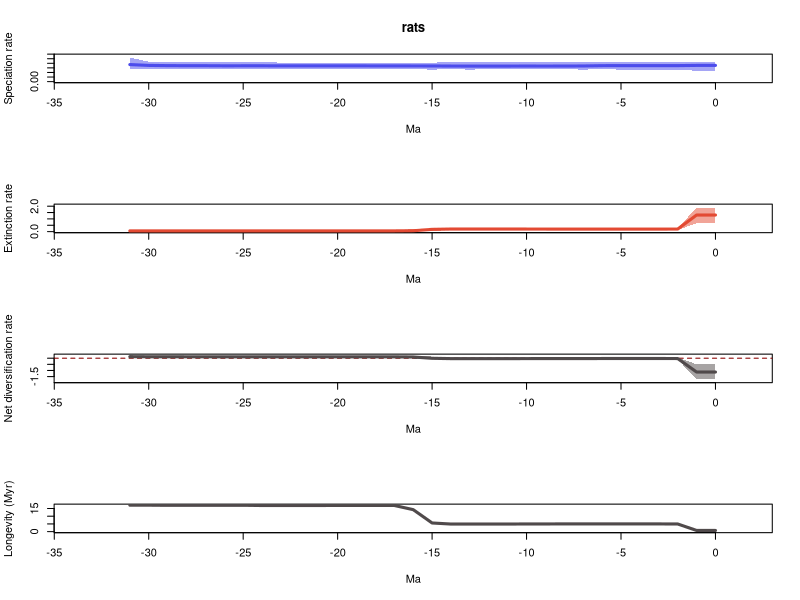

Write R code to recreate this figure.
# 1 files combined:
# 	/home/eeb177-student/Desktop/eeb-177/eeb-177-final-project/pyrate_info/pyrate_mcmc_logs/rats_occ_1_marginal_rates.log

# 95% HPDs calculated using code from Biopy (https://www.cs.auckland.ac.nz/~yhel002/biopy/)

pdf(file='/home/eeb177-student/Desktop/eeb-177/eeb-177-final-project/pyrate_info/pyrate_mcmc_logs/rats_occ_1_marginal_rates_RTT.pdf',width=0.6*9, height=16.8)
par(mfrow=c(4,1))
library(scales)
L_hpd_m95=c(0.118068452274, 0.118068452274,0.13215139741,0.13215139741,0.13215139741,0.13215139741,0.133022339129,0.13215139741,0.133022339129,0.133022339129,0.133022339129,0.133022339129,0.133022339129,0.13215139741,0.133003096901,0.13215139741,0.133003096901,0.133003096901,0.133003096901,0.133003096901,0.133003096901,0.133003096901,0.133003096901,0.133003096901,0.136591449409,0.136591449409,0.136591449409,0.133851894031,0.133003096901,0.133851894031,0.133003096901,0.133851894031)
L_hpd_M95=c(0.215498701631, 0.215498701631,0.215498701631,0.215498701631,0.215498701631,0.215498701631,0.215498701631,0.214766060325,0.214766060325,0.214766060325,0.214766060325,0.214766060325,0.214766060325,0.212340472513,0.212340472513,0.207405690514,0.207405690514,0.207405690514,0.207405690514,0.207405690514,0.206775848944,0.207405690514,0.207405690514,0.207405690514,0.21418060118,0.21418060118,0.21418060118,0.212919810426,0.212919810426,0.214766060325,0.218419421369,0.262431122287)
M_hpd_m95=c(0.652383950453, 0.652383950453,0.137053620557,0.137053620557,0.139433026457,0.139433026457,0.139433026457,0.139433026457,0.139433026457,0.139433026457,0.142540641619,0.146987946189,0.146987946189,0.146987946189,0.146987946189,0.0402211962205,0.0310369157092,0.0282705475807,0.0282705475807,0.0286903249338,0.0286903249338,0.0282705475807,0.0282705475807,0.0282705475807,0.0282705475807,0.0272016075024,0.0272016075024,0.0272016075024,0.0272016075024,0.0272016075024,0.0272016075024,0.0272016075024)
M_hpd_M95=c(1.89077752287, 1.89077752287,0.264830763674,0.250617176467,0.250617176467,0.250617176467,0.250617176467,0.250617176467,0.250617176467,0.250617176467,0.253337465836,0.253337465836,0.253337465836,0.253337465836,0.253337465836,0.253337465836,0.199837783489,0.0869681535302,0.0869681535302,0.0869681535302,0.0869681535302,0.0869681535302,0.0869681535302,0.0869681535302,0.0869681535302,0.0869681535302,0.0869681535302,0.0869681535302,0.0869681535302,0.0869681535302,0.0880230824019,0.0880230824019)
R_hpd_m95=c(-1.73713351536, -1.73713351536,-0.0924251814497,-0.0885293648986,-0.0979008527855,-0.0979008527855,-0.100628174534,-0.0979008527855,-0.0979008527855,-0.0979008527855,-0.0979008527855,-0.0979008527855,-0.0979008527855,-0.0979008527855,-0.0979008527855,-0.0843868368311,-0.0210210948164,0.0724008299997,0.0724008299997,0.0724008299997,0.0724008299997,0.0724008299997,0.0724008299997,0.0724008299997,0.0724008299997,0.0724008299997,0.0724008299997,0.0724008299997,0.0609424021891,0.0609424021891,0.0590512066749,0.0590512066749)
R_hpd_M95=c(-0.494743412291, -0.494743412291,0.05934431036,0.0578724044833,0.0413903650313,0.0413903650313,0.0413903650313,0.0368228047072,0.0368228047072,0.0368228047072,0.0375485709209,0.0368228047072,0.0368228047072,0.0368228047072,0.0368228047072,0.138862452136,0.1630145469,0.161431230005,0.161431230005,0.161431230005,0.161431230005,0.1630145469,0.1630145469,0.1630145469,0.164395797211,0.164395797211,0.164395797211,0.170130691982,0.1630145469,0.164395797211,0.170130691982,0.225018695383)
L_mean=c(0.177167961983, 0.177167961983,0.174620025844,0.174620025844,0.174620025844,0.174620025844,0.174130106655,0.170839982462,0.169978506028,0.169778958576,0.169931374913,0.169724332676,0.169549424302,0.169686157789,0.169848270269,0.171162454956,0.17127325481,0.171638740713,0.171766738995,0.172325664834,0.172302676051,0.172363303664,0.172318988248,0.172304070269,0.1728314125,0.172803142602,0.172521888062,0.173586194777,0.173832769749,0.174524442045,0.177050317626,0.186109522817)
M_mean=c(1.30555529681, 1.30555529681,0.201442977253,0.2000792917,0.199812573192,0.199812573192,0.199863933004,0.199863933004,0.199863933004,0.200645284242,0.201458155809,0.202931833832,0.203371679084,0.203371679084,0.203371679084,0.178322764654,0.0701179683574,0.0588978023368,0.0588978023368,0.0588121437658,0.0587808535979,0.0589994922662,0.0589994922662,0.0589994922662,0.0589994922662,0.0584733010636,0.0584733010636,0.0584733010636,0.0585335307317,0.0586044748346,0.0582687804936,0.0582608385729)
R_mean=c(-1.12838733483, -1.12838733483,-0.0268229514086,-0.0254592658561,-0.0251925473476,-0.0251925473476,-0.0257338263485,-0.0290239505413,-0.0298854269753,-0.0308663256661,-0.0315267808952,-0.0332075011558,-0.0338222547818,-0.0336855212952,-0.0335234088152,-0.00716030969858,0.101155286453,0.112740938376,0.112868936659,0.113513521068,0.113521822454,0.113363811398,0.113319495982,0.113304578003,0.113831920234,0.114329841539,0.114048586999,0.115112893713,0.115299239018,0.11591996721,0.118781537133,0.127848684244)
trans=0.5
age=(0:(32-1))* -1
plot(age,age,type = 'n', ylim = c(0, 0.288674234515), xlim = c(-33.6,1.6), ylab = 'Speciation rate', xlab = 'Ma',main='rats' )
polygon(c(age, rev(age)), c(L_hpd_M95, rev(L_hpd_m95)), col = alpha("#4c4cec",trans), border = NA)
lines(rev(age), rev(L_mean), col = "#4c4cec", lwd=3)
plot(age,age,type = 'n', ylim = c(0, 2.07985527516), xlim = c(-33.6,1.6), ylab = 'Extinction rate', xlab = 'Ma' )
polygon(c(age, rev(age)), c(M_hpd_M95, rev(M_hpd_m95)), col = alpha("#e34a33",trans), border = NA)
lines(rev(age), rev(M_mean), col = "#e34a33", lwd=3)
plot(age,age,type = 'n', ylim = c(-1.91084686689, 0.247520564921), xlim = c(-33.6,1.6), ylab = 'Net diversification rate', xlab = 'Ma' )
abline(h=0,lty=2,col="darkred")
polygon(c(age, rev(age)), c(R_hpd_M95, rev(R_hpd_m95)), col = alpha("#504A4B",trans), border = NA)
lines(rev(age), rev(R_mean), col = "#504A4B", lwd=3)
plot(age,age,type = 'n', ylim = c(0, max(1/M_mean)), xlim = c(-33.6,1.6), ylab = 'Longevity (Myr)', xlab = 'Ma' )
lines(rev(age), rev(1/M_mean), col = "#504A4B", lwd=3)
n <- dev.off()